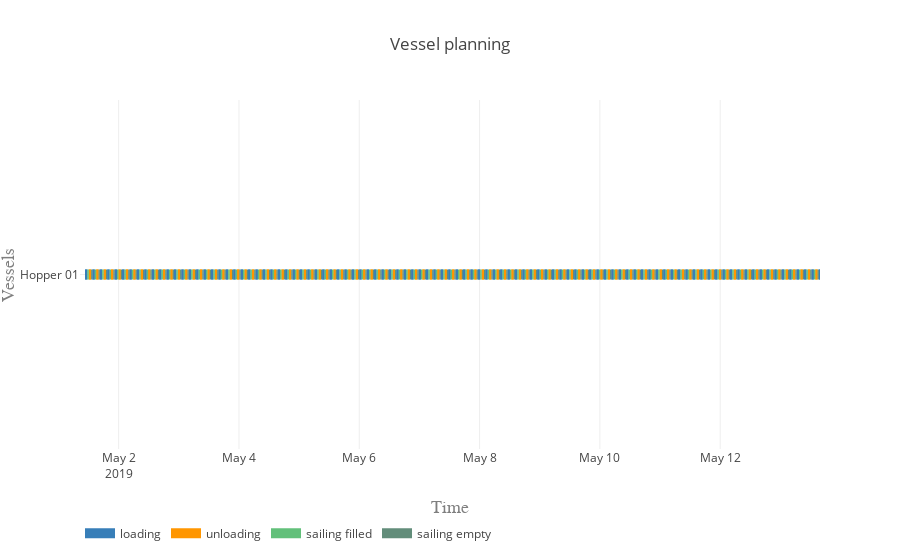

This figure's notebook cell:
### Markdown cell above
#### Vessel planning

### Code cell
vessels = [hopper]

activities = ['loading', 'unloading', 'sailing filled', 'sailing empty']
colors = {0:'rgb(55,126,184)', 1:'rgb(255,150,0)', 2:'rgb(98, 192, 122)', 3:'rgb(98, 141, 122)'}

plot.vessel_planning(vessels, activities, colors)

### Figure 1 — Plotly figure (JSON) as saved in the notebook; plotly's stock layout.template omitted (floating-point values rounded to 4 significant figures; data arrays with more than 128 entries replaced by an {"elided": "..."} marker saying what was removed)
{"data": [{"connectgaps": false, "hoverinfo": "y+name", "line": {"color": "rgb(55,126,184)", "width": 10}, "mode": "lines", "name": "loading", "type": "scatter", "uid": "74d05d6d-b5a7-4f25-87bb-78c71d51d6e0", "x": {"elided": "1000 str values"}, "y": {"elided": "1000 str values"}}, {"connectgaps": false, "hoverinfo": "y+name", "line": {"color": "rgb(255,150,0)", "width": 10}, "mode": "lines", "name": "unloading", "type": "scatter", "uid": "26a5ac65-45a4-4dc1-bf27-551024fab936", "x": {"elided": "1000 str values"}, "y": {"elided": "1000 str values"}}, {"connectgaps": false, "hoverinfo": "y+name", "line": {"color": "rgb(98, 192, 122)", "width": 10}, "mode": "lines", "name": "sailing filled", "type": "scatter", "uid": "3c076182-8c4b-4c28-9b33-c0720c4a7820", "x": {"elided": "500 str values"}, "y": {"elided": "500 str values"}}, {"connectgaps": false, "hoverinfo": "y+name", "line": {"color": "rgb(98, 141, 122)", "width": 10}, "mode": "lines", "name": "sailing empty", "type": "scatter", "uid": "1ae3f562-b399-42cf-ac34-2198cfd60459", "x": {"elided": "495 str values"}, "y": {"elided": "495 str values"}}], "layout": {"hovermode": "closest", "legend": {"orientation": "h", "x": 0, "y": -0.2}, "title": "Vessel planning", "xaxis": {"range": ["2019-05-01 08:34:37", "2019-05-13 15:48:59.511561"], "title": "Time", "titlefont": {"color": "#7f7f7f", "family": "Courier New, monospace", "size": 18}}, "yaxis": {"title": "Vessels", "titlefont": {"color": "#7f7f7f", "family": "Courier New, monospace", "size": 18}}}}
